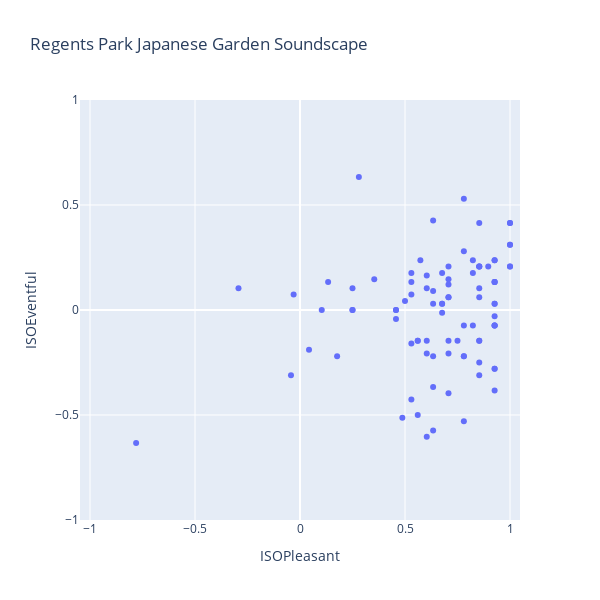

The cell this chart's notebook holds for it:
### Markdown cell above
:::

::: {.fragment}

### Code cell
from soundscapy.plotting import Backend
import plotly.io as pio

sspy.plotting.scatter_plot(
  sspy.isd.select_location_ids(data, ("RegentsParkJapan")),
  backend = Backend.PLOTLY,
  title = "Regents Park Japanese Garden Soundscape",
)
